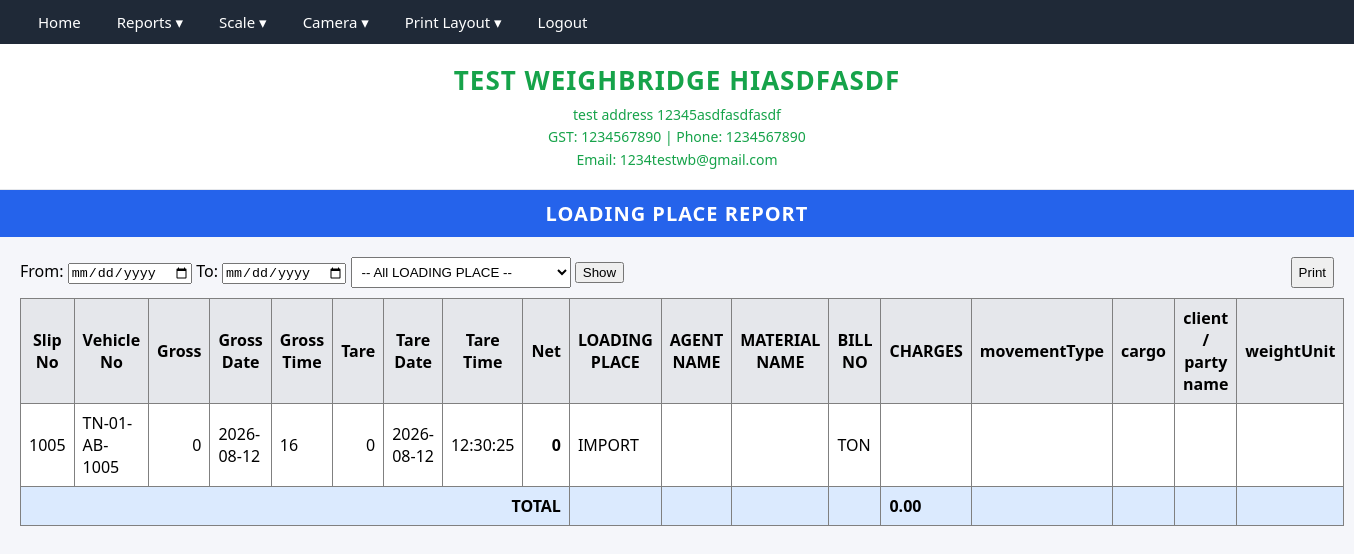
Page /dynamic_report.php?field_id=1 (signed in) on the committed database.
### tables this page shows
CREATE TABLE `company` (
  `deviceid` varchar(50) NOT NULL,
  `company_name` varchar(255) NOT NULL,
  `company_address` text DEFAULT NULL,
  `gst_number` varchar(50) DEFAULT NULL,
  `phone` varchar(50) DEFAULT NULL,
  `email` varchar(100) DEFAULT NULL,
  PRIMARY KEY (`deviceid`)
);

CREATE TABLE `weighment_fields` (
  `id` int(11) NOT NULL AUTO_INCREMENT,
  `company_id` int(11) DEFAULT NULL,
  `deviceid` varchar(50) NOT NULL,
  `field_name` varchar(100) DEFAULT NULL,
  `field_label` varchar(100) DEFAULT NULL,
  `field_type` varchar(20) DEFAULT NULL,
  `field_options` text DEFAULT NULL,
  `is_required` tinyint(1) DEFAULT 0,
  `field_order` int(11) DEFAULT 0,
  `is_active` tinyint(1) DEFAULT 1,
  PRIMARY KEY (`id`),
  KEY `fk_fields_dev` (`deviceid`),
  CONSTRAINT `fk_fields_dev` FOREIGN KEY (`deviceid`) REFERENCES `company` (`deviceid`) ON DELETE CASCADE
);

CREATE TABLE `sweighment` (
  `id` int(11) NOT NULL AUTO_INCREMENT,
  `slip_no` int(11) NOT NULL,
  `vehicle_no` varchar(20) DEFAULT NULL,
  `gross_weight` int(11) DEFAULT NULL,
  `gross_date` varchar(20) DEFAULT NULL,
  `gross_time` varchar(20) DEFAULT NULL,
  `tare_weight` int(11) DEFAULT NULL,
  `tare_date` varchar(20) DEFAULT NULL,
  `tare_time` varchar(20) DEFAULT NULL,
  `net_weight` int(11) DEFAULT NULL,
  `deviceid` varchar(50) DEFAULT NULL,
  `user_id` int(11) DEFAULT NULL,
  `first_image_path` varchar(255) DEFAULT NULL,
  `second_image_path` varchar(255) DEFAULT NULL,
  `company_id` int(11) NOT NULL DEFAULT 1,
  PRIMARY KEY (`id`),
  KEY `fk_sweigh_device` (`deviceid`),
  CONSTRAINT `fk_sweigh_device` FOREIGN KEY (`deviceid`) REFERENCES `company` (`deviceid`) ON DELETE CASCADE
);

### functions.php (called while the page is built, shortened)
<?php
function ensureSchemaIntegrity($conn) {
    static $executed = false;
    if ($executed) return;
    $executed = true;
    $tables = ['weighments', 'sweighment', 'weighment_fields'];
    foreach ($tables as $table) {
        $tblCheck = $conn->query("SHOW TABLES LIKE '$table'");
        if ($tblCheck && $tblCheck->num_rows > 0) {
            $colCheck = $conn->query("SHOW COLUMNS FROM `$table` LIKE 'company_id'");
        }
    }
}
function getCompany($conn) {
    ensureSchemaIntegrity($conn);
    $q = $conn->query("SELECT * FROM company LIMIT 1");
    $row = $q->fetch_assoc();
    if (!isset($row['id']) || empty($row['id'])) {
        if (!empty($row['company_id'])) {
            $row['id'] = (int)$row['company_id'];
        } elseif (!empty($row['ID'])) {
            $row['id'] = (int)$row['ID'];
        } else {
            $firstVal = reset($row);
            $row['id'] = (is_numeric($firstVal) && (int)$firstVal > 0) ? (int)$firstVal : 1;
        }
    } else {
        $row['id'] = (int)$row['id'];
    }
    return $row;
}
?>

### dynamic_report.php (the view, shortened to what this page needs)
<?php
require_once "db.php";
require_once "functions.php";
require_once "header.php";
$company = getCompany($conn);
$company_id = $company['id'];
$field_id = (int)($_GET['field_id'] ?? 0);
$stmt = $conn->prepare("
    SELECT field_label,field_options
    FROM weighment_fields
  WHERE id = ?
  AND company_id = ?
  AND field_options LIKE '%report%'
  AND is_active = 1
");
$stmt->bind_param("ii", $field_id, $company_id);
$stmt->execute();
$rs = $stmt->get_result();
$row = $rs->fetch_assoc();
$field_label = $row['field_label'];
$is_total_report =
    strpos($row['field_options'],'total') !== false;
$from_date = $_GET['from_date'] ?? '';
$to_date   = $_GET['to_date'] ?? '';
$dyn_fields = [];
$total_fields = [];
$totals = [];
$stmt = $conn->prepare("
    SELECT id,
           field_label,
           field_options
    FROM weighment_fields
    WHERE company_id = ?
      AND is_active = 1
    ORDER BY field_order
");
$stmt->bind_param("i", $company_id);
$stmt->execute();
$rs = $stmt->get_result();
while ($r = $rs->fetch_assoc()) {
    $dyn_fields[$r['id']] = $r['field_label'];
    if (strpos($r['field_options'],'total') !== false)
	{
        $total_fields[] = $r['id'];
    }
}
$slips = [];
$sql = "
    SELECT DISTINCT v.weighment_id
    FROM weighment_field_values v
    JOIN sweighment s ON s.slip_no = v.weighment_id
    WHERE s.company_id = ?
      AND v.field_id = ?
";
$params = [$company_id, $field_id];
$types  = "ii";
$stmt = $conn->prepare($sql);
$stmt->bind_param($types, ...$params);
$stmt->execute();
$rs = $stmt->get_result();
while ($r = $rs->fetch_assoc()) {
    $slips[] = (int)$r['weighment_id'];
}
$result = false;
if (!empty($slips)) {
    $placeholders = implode(',', array_fill(0, count($slips), '?'));
    $sql = "
        SELECT *
        FROM sweighment
        WHERE slip_no IN ($placeholders)
          AND company_id = ?
        ORDER BY CAST(slip_no AS UNSIGNED) ASC
    ";
    $bind = array_merge($slips, [$company_id]);
    $types = str_repeat('i', count($slips)) . "i";
    $stmt = $conn->prepare($sql);
    $stmt->bind_param($types, ...$bind);
    $stmt->execute();
    $result = $stmt->get_result();
}
$dyn_values = [];
if (!empty($slips)) {
    $placeholders = implode(',', array_fill(0, count($slips), '?'));
    $types = str_repeat('i', count($slips));
    $stmt = $conn->prepare("
        SELECT weighment_id, field_id, field_value
        FROM weighment_field_values
        WHERE weighment_id IN ($placeholders)
    ");
    $stmt->bind_param($types, ...$slips);
    $stmt->execute();
    $rs = $stmt->get_result();
    while ($r = $rs->fetch_assoc()) {
        $dyn_values[$r['weighment_id']][$r['field_id']] = $r['field_value'];
    }
}
?>
<div class="page-title">
    <?php echo strtoupper(htmlspecialchars($field_label)); ?> REPORT
</div>
<div class="container">
<div style="display:flex;justify-content:space-between;margin-bottom:10px;">
    <form method="get">
    From:
    <input type="date" name="from_date"
           value="<?php echo htmlspecialchars($from_date); ?>">
    To:
    <input type="date" name="to_date"
           value="<?php echo htmlspecialchars($to_date); ?>">
		<?php if(!$is_total_report): ?>
        <select name="value" style="padding:6px;width:220px;">
            <option value="">-- All <?php echo htmlspecialchars($field_label); ?> --</option>
        </select>
		<?php endif; ?>
        <button type="submit">Show</button>
    </form>
    <button onclick="window.print()">Print</button>
</div>
<table width="100%" border="1" cellspacing="0" cellpadding="8" style="background:#fff;border-collapse:collapse;">
<tr style="background:#e5e7eb;font-weight:bold;">
<th>Slip No</th>
<th>Vehicle No</th>
<th>Gross</th>
<th>Gross Date</th>
<th>Gross Time</th>
<th>Tare</th>
<th>Tare Date</th>
<th>Tare Time</th>
<th>Net</th>
<?php foreach($dyn_fields as $fid=>$lbl): ?>
    <th><?= htmlspecialchars($lbl) ?></th>
<?php endforeach; ?>
</tr>
<?php if (!$result || $result->num_rows === 0): ?>
<tr>
    <td colspan="<?php echo 9 + count($dyn_fields); ?>" align="center">
        No records found
    </td>
</tr>
<?php else: ?>
<?php while ($row = $result->fetch_assoc()): ?>
<tr>
    <?php $wid = $row['slip_no']; ?>
    <td><?php echo (int)$row['slip_no']; ?></td>
    <td><?php echo htmlspecialchars($row['vehicle_no']); ?></td>
    <td align="right"><?php echo number_format($row['gross_weight'], 0); ?></td>
    <td><?php echo $row['gross_date']; ?></td>
    <td><?php echo $row['gross_time']; ?></td>
    <td align="right"><?php echo number_format($row['tare_weight'], 0); ?></td>
    <td><?php echo $row['tare_date']; ?></td>
    <td><?php echo $row['tare_time']; ?></td>
    <td align="right"><b><?php echo number_format($row['net_weight'], 0); ?></b></td>
<?php foreach ($dyn_fields as $fid => $lbl): ?>
<?php
$value = $dyn_values[$wid][$fid] ?? '';
if (in_array($fid, $total_fields)) {
    $totals[$fid] = ($totals[$fid] ?? 0) + (float)$value;
}
?>
<td>
    <?= htmlspecialchars($value) ?>
</td>
<?php endforeach; ?>
</tr>
<?php endwhile; ?>
<tr style="
background:#dbeafe;
font-weight:bold;
">
<td colspan="9" align="right">
TOTAL
</td>
<?php foreach($dyn_fields as $fid=>$lbl): ?>
<td>
<?php
echo in_array($fid, $total_fields)
        ? number_format($totals[$fid],2)
        : '';
?>
</td>
<?php endforeach; ?>
</tr>
<?php endif; ?>
</table>
</div>

### header.php (shortened to what this page needs)
<?php
require_once "db.php";
require_once "functions.php";
    ?>
    <?php
$company = getCompany($conn);
?>
<!DOCTYPE html>
<html>
<head>
</head>
<body>
<div class="top-menu">
    <ul>
        <li><a href="mainform.php">Home</a></li>
        <li>
            <a href="#">Reports ▾</a>
        </li>
        <li>
            <a href="#">Scale ▾</a>
        </li>
        <li>
            <a href="#">Camera ▾</a>
        </li>
        <li>
            <a href="#">Print Layout ▾</a>
        </li>
        <li><a href="?action=logout" onclick="return confirm('Are you sure you want to logout?');">Logout</a></li>
    </ul>
</div>
<div class="company-banner">
    <h1><?php echo strtoupper($company['company_name'] ?? ''); ?></h1>
    <div class="info">
        <?php echo nl2br(htmlspecialchars($company['company_address'] ?? '')); ?><br>
        <?php
        $gst   = trim($company['gst_number'] ?? '');
        $phone = trim($company['phone'] ?? '');
        $email = trim($company['email'] ?? '');
        ?>
        <?php if ($gst !== '' && $gst !== '-'): ?>GST: <?= htmlspecialchars($gst); ?><?php endif; ?>
        <?php if ($phone !== '' && $phone !== '-'): ?><?php if ($gst !== '' && $gst !== '-'): ?> | <?php endif; ?>Phone: <?= htmlspecialchars($phone); ?><?php endif; ?>
        <?php if ($email !== '' && $email !== '-'): ?><br>Email: <?= htmlspecialchars($email); ?><?php endif; ?>
    </div>
</div>
</body>
</html>

### header.php (style rules this page uses)
body { font-family: 'Segoe UI', system-ui, -apple-system, BlinkMacSystemFont, 'Inter', Roboto, sans-serif; margin: 0; background: #f5f6fa; }
.top-menu { background: #1f2937; color: #fff; }
.top-menu ul { list-style: none; margin: 0; padding: 0 20px; display: flex; }
.top-menu li { position: relative; }
.top-menu a { display: block; padding: 12px 18px; color: #fff; text-decoration: none; font-size: 15px; font-weight: 500; }
.company-banner { background: #ffffff; border-bottom: 1px solid #e5e7eb; text-align: center; padding: 18px 10px; }
.company-banner h1 { margin: 0; font-size: 26px; letter-spacing: 1px; color: #16a34a; }
.company-banner .info { margin-top: 6px; font-size: 14px; color: #16a34a; line-height: 1.6; font-weight: 500; }
.page-title { background: #2563eb; color: #ffffff; text-align: center; padding: 10px; font-size: 20px; font-weight: 600; letter-spacing: 1px; }
.container { padding: 20px; }

### rows in the picture
company: company_name "TEST WEIGHBRIDGE HIASDFASDF", company_address "test address 12345asdfasdfasdf", gst_number "1234567890", phone "1234567890", email "1234testwb@gmail.com"
weighment_fields: field_label "LOADING PLACE"
sweighment: slip_no "1005", vehicle_no "TN-01-AB-1005", gross_weight "0", gross_date "2026-08-12", gross_time "16", tare_weight "0", tare_date "2026-08-12", tare_time "12:30:25", net_weight "0", slip_no "IMPORT", slip_no "TON"

### other values in the picture
$lbl "LOADING PLACE"
$lbl "AGENT NAME"
$lbl "MATERIAL NAME"
$lbl "BILL NO"
$lbl "CHARGES"
$lbl "movementType"
$lbl "cargo"
$lbl "client / party name"
$lbl "weightUnit"
$totals[$fid] "0.00"
